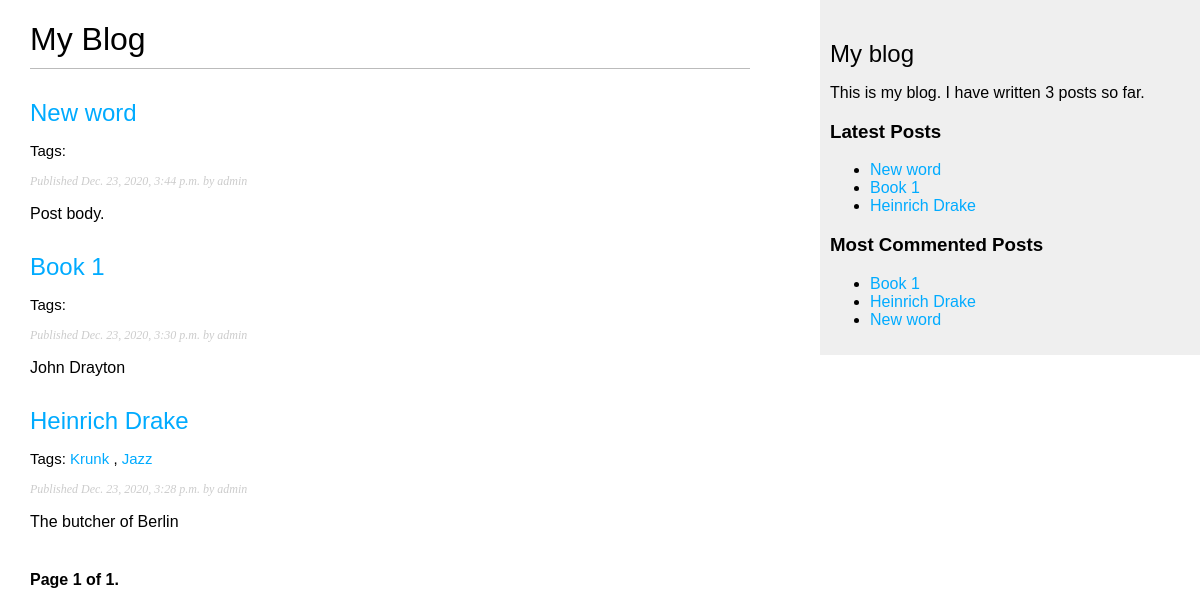
The page /blog/ on the database as committed earlier.
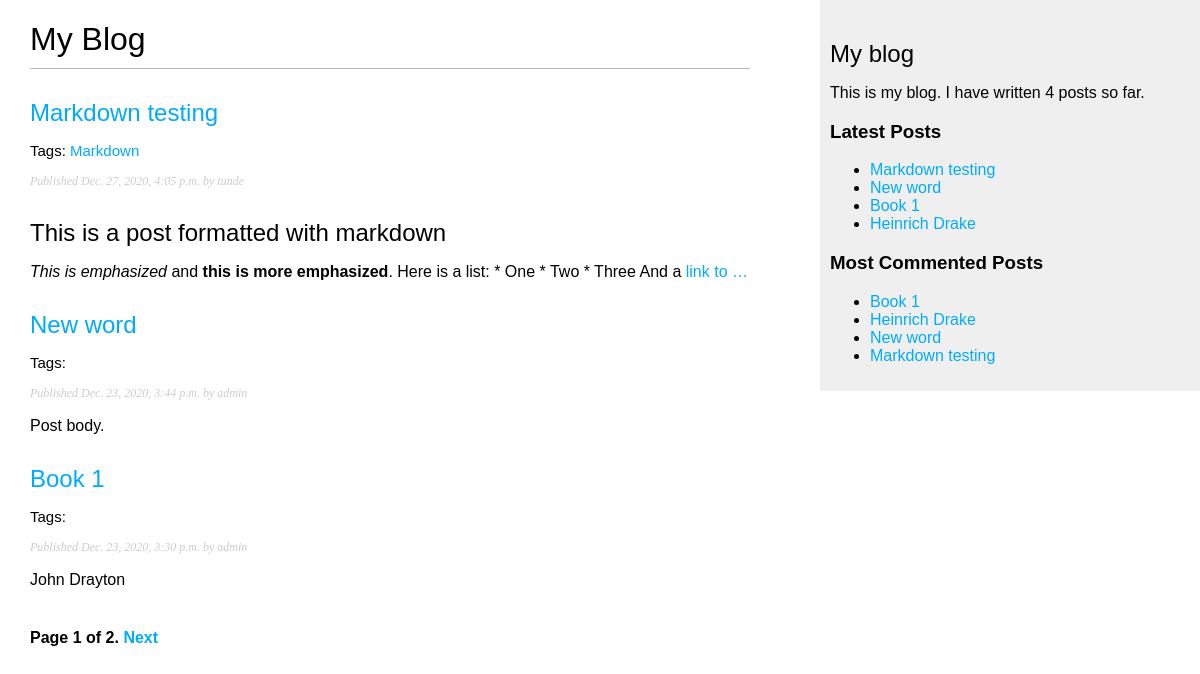
The same page on the database as committed later.
### blog/models.py (models this page shows, shortened)
class Post(models.Model):
    STATUS_CHOICES = (
        ('draft', 'Draft'),
        ('published', 'Published'),
    )
    title = models.CharField(max_length=250)
    slug = models.SlugField(max_length=250,
                            unique_for_date='publish')
    author = models.ForeignKey(User,
                              on_delete=models.CASCADE,
                              related_name='blog_posts')
    body = models.TextField()
    publish = models.DateTimeField(default=timezone.now)
    created = models.DateTimeField(auto_now_add=True)
    updated = models.DateTimeField(auto_now=True)
    status = models.CharField(max_length=10,
                              choices=STATUS_CHOICES,
                              default='draft')
    objects = models.Manager() # The default manager.
    published = PublishedManager() # Our custom manager.
    tags = TaggableManager()
    class Meta:
        ordering = ('-publish',)
    def get_absolute_url(self):
        return reverse('blog:post_detail',
                       args=[self.publish.year,
                             self.publish.month,
                             self.publish.day, self.slug])

### blog/views.py (the view)
# urls.py: path('', views.post_list, name = 'post_list'),
def post_list(request, tag_slug=None):
    object_list = Post.published.all()
    tag = None
    if tag_slug:
        tag = get_object_or_404(Tag, slug=tag_slug)
        object_list = object_list.filter(tags__in=[tag])
    paginator = Paginator(object_list, 3) # 3 posts in each page
    page = request.GET.get('page')
    try:
        posts = paginator.page(page)
    except PageNotAnInteger:
        posts = paginator.page(1)
    except EmptyPage:
        posts = paginator.page(paginator.num_pages)
    return render(request,
                 'blog/post/list.html',
                 {'page': page,
                  'posts': posts,
                  'tag': tag})

### blog/models.py (called while the page is built)
    def get_queryset(self):
        return super().get_queryset().filter(status='published')

### blog/templatetags/blog_tags.py (called while the page is built)
@register.simple_tag
def total_posts():
    return Post.published.count()

@register.inclusion_tag('blog/post/latest_posts.html')
def show_latest_posts(count=5):
    latest_posts = Post.published.order_by('-publish')[:count]
    return  {'latest_posts':latest_posts}

@register.simple_tag
def get_most_commented_posts(count=5):
    return Post.published.annotate(
        total_comments = Count('comments')
    ).order_by('-total_comments')[:count]

@register.filter(name='markdown')
def markdown_format(text):
    return mark_safe(markdown.markdown(text))

### blog/templates/blog/post/list.html (shortened to what this page needs)
{% extends "blog/base.html" %}
{% load blog_tags %}
{% block content %}
  <h1>My Blog</h1>
  {% for post in posts %}
    <h2>
      <a href="{{ post.get_absolute_url }}">
        {{ post.title }}
      </a>
    </h2>
    <p class="tags">
      Tags:
      {% for tag in post.tags.all %}
        <a href="{% url "blog:post_list_by_tag" tag.slug %}">
          {{ tag.name }}
        </a>
        {% if not forloop.last %}, {% endif %}
      {% endfor %}
    </p>
    <p class="date">
      Published {{ post.publish }} by {{ post.author }}
    </p>
    {{ post.body|markdown|truncatewords_html:30 }}
  {% endfor %}
  {% include "pagination.html" with page=posts %}
{% endblock %}

### blog/templates/blog/base.html (shortened to what this page needs)
{% load blog_tags %}
{% load static %}
<!DOCTYPE html>
<html>
<head>
  <link href="{% static "css/blog.css" %}" rel="stylesheet">
</head>
<body>
  <div id="content">
    {% block content %}
    {% endblock %}
  </div>
  <div id="sidebar">
    <h2>My blog</h2>
    <p>This is my blog. I have written {% total_posts %} posts so far.</p>
    <h3>Latest Posts</h3>
    {% show_latest_posts 5 %}
    <h3>Most Commented Posts</h3>
    {% get_most_commented_posts as most_commented_posts %}
    <ul>
      {% for post in most_commented_posts %}
      <li>
        <a href="{{ post.get_absolute_url }}">{{ post.title }}</a>
      </li>
      {% endfor %}
    </ul>
  </div>
</body>
</html>

### blog/templates/pagination.html (shortened to what this page needs)
<div class="pagination">
    <span class="step-links">
        <span class="current">
            Page {{ page.number }} of {{ page.paginator.num_pages }}.
        </span>
        {% if page.has_next %}
        <a href="?page={{ page.next_page_number }}
        ">Next</a>
        {% endif %}
    </span>
</div>

### blog/templates/blog/post/latest_posts.html
<ul>
    {% for post in latest_posts %}
    <li>
    <a href="{{ post.get_absolute_url }}">{{ post.title }}</a>
    </li>
    {% endfor %}
    </ul>

### blog/static/css/blog.css (style rules this page uses)
body { margin:0; padding:0; font-family:helvetica, sans-serif; }
a { color:#00abff; text-decoration:none; }
h1 { font-weight:normal; border-bottom:1px solid #bbb; padding:0 0 10px 0; }
h2 { font-weight:normal; margin:30px 0 0; }
#content { float:left; width:60%; padding:0 0 0 30px; }
#sidebar { float:right; width:30%; padding:10px; background:#efefef; height:100%; }
p.date { color:#ccc; font-family: georgia, serif; font-size: 12px; font-style: italic; }
.pagination { margin:40px 0; font-weight:bold; }
.tags { font-size: 15px; }

Rows that differ between the two databases and show on the page:
no longer on one of the page's lists (row unchanged): Post: title "Heinrich Drake", publish "Dec. 23, 2020, 3:28 p.m.", author "admin", body "The butcher of Berlin"
added Post: title "Markdown testing", publish "Dec. 27, 2020, 4:05 p.m.", author "tunde", body "This is a post formatted with markdown This is emphasized and this is more emphasized . Here is a list: * One * Two * Three And a link to …"
added Tag: name "Markdown", shown under "Markdown testing"
computed for Post "Heinrich Drake": loses Tag (name "Krunk"); loses Tag (name "Jazz")
Other text that changed with them:
{{ page.paginator.num_pages }}: "1" → "2"
text no longer shown: "3"
text now shown: "Next 4"
